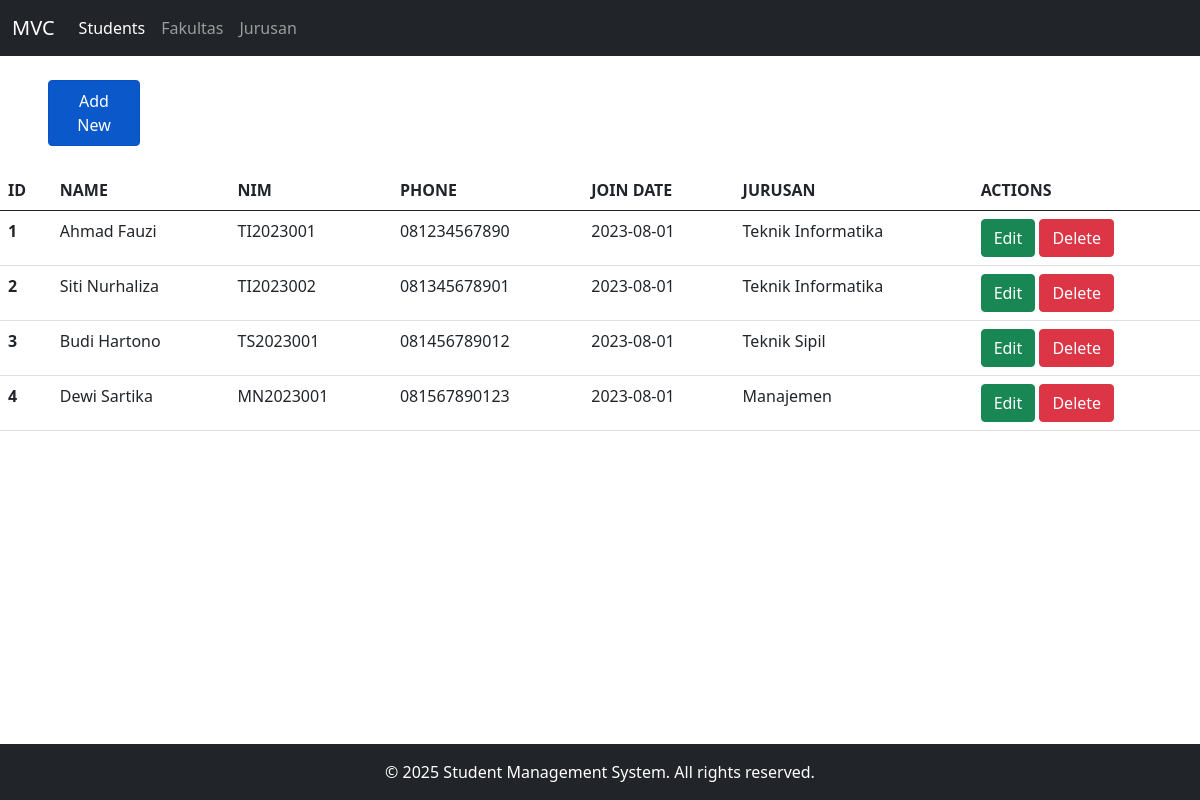
The page / on the database its author committed.
### tables this page shows
CREATE TABLE IF NOT EXISTS `students` (
    `id` int(11) NOT NULL AUTO_INCREMENT,
    `name` varchar(50) NOT NULL,
    `nim` varchar(20) NOT NULL,
    `phone` varchar(20) NOT NULL,
    `join_date` date NOT NULL DEFAULT CURRENT_DATE,
    `id_jurusan` int(11) NOT NULL,
    PRIMARY KEY (`id`),
    FOREIGN KEY (`id_jurusan`) REFERENCES `jurusan`(`id`) ON DELETE RESTRICT ON UPDATE CASCADE
);

CREATE TABLE IF NOT EXISTS `jurusan` (
    `id` int(11) NOT NULL AUTO_INCREMENT,
    `name` varchar(100) NOT NULL,
    `kaprodi` varchar(100) NOT NULL,
    `akreditasi` varchar(10),
    `tanggal_didirikan` date,
    `email` varchar(100),
    `id_fakultas` int(11) NOT NULL,
    PRIMARY KEY (`id`),
    FOREIGN KEY (`id_fakultas`) REFERENCES `fakultas`(`id`) ON DELETE RESTRICT ON UPDATE CASCADE
);

### controller/StudentsController.php (called while the page is built, shortened)
<?php
require_once "model/Students.php";
require_once "view/students.view.php";
class StudentsController implements Controller
{
    private $students;
    public function __construct()
    {
        $this->students = new Students();
    }
    public function index() {
        $students = $this->students->read();
        $view = new StudentsView();
        $view->renderIndex($students);
    }
}
?>

### model/Database.php (called while the page is built, shortened)
<?php
abstract class Database {
    private $servername = "localhost";
    private $username = "root";
    private $password = "";
    private $db_name = "tp_mvc";
    public function __construct()
    {
        try {
            $dsn = "mysql:host=" . $this->servername . ";dbname=" . $this->db_name;
            $this->conn = new PDO($dsn, $this->username, $this->password);
        } catch (PDOException $e) {
            die("Connection failed: " . $e->getMessage());
        }
    }
}
?>

### model/Students.php (called while the page is built, shortened)
<?php
require_once "model/Database.php";
class Students extends Database {
    public function read($id = null)
    {
        if ($id) {
            $sql = "SELECT students.*, jurusan.id AS jurusan_id, jurusan.name AS jurusan_name FROM students
            JOIN jurusan ON students.id_jurusan = jurusan.id
            WHERE students.id = :id";
            $stmt = $this->conn->prepare($sql);
            $stmt->bindParam(':id', $id);
        } else {
            $sql = "SELECT students.*, jurusan.id AS jurusan_id, jurusan.name AS jurusan_name FROM students
            JOIN jurusan ON students.id_jurusan = jurusan.id";
            $stmt = $this->conn->prepare($sql);
        }
        $stmt->execute();
        return $stmt->fetchAll(PDO::FETCH_ASSOC);
    }
}
?>

### view/students.view.php (the view, shortened to what this page needs)
<?php
class StudentsView {
    public function renderIndex($data) {
        include "view/layouts/header.php";
        echo '
            <div class="my-4 mx-5">
                <div class="col-1">
                <a type="button" class="btn btn-primary nav-link active" href="index.php?table=students&action=create">Add New</a>
                </div>
            </div>
            <table class="table mr-6">
                <thead>
                    <tr>
                    <th>ID</th>
                    <th>NAME</th>
                    <th>NIM</th>
                    <th>PHONE</th>
                    <th>JOIN DATE</th>
                    <th>JURUSAN</th>
                    <th>ACTIONS</th>
                    </tr>
                </thead>
                <tbody>';
        foreach ($data as $row) {
            echo "<tr>
                    <th>{$row['id']}</th>
                    <td>{$row['name']}</td>
                    <td>{$row['nim']}</td>
                    <td>{$row['phone']}</td>
                    <td>{$row['join_date']}</td>
                    <td>{$row['jurusan_name']}</td>
                    <td>
                        <a class='btn btn-success' href='index.php?table=students&action=update&id={$row['id']}'>Edit</a>
                        <a class='btn btn-danger' href='index.php?table=students&action=delete&id={$row['id']}' onclick='return confirm(\"Apakah anda yakin data ingin dihapus?\");'>Delete</a>
                    </td>
                </tr>";
        }
        echo '  </tbody>
            </table>';
        include "view/layouts/footer.php";
    }
}
?>

### index.php
<?php
$table = isset($_GET['table']) ? $_GET['table'] : null;
$action = isset($_GET['action']) ? $_GET['action'] : null;
$id = isset($_GET['id']) ? $_GET['id'] : null;
$controller = null;
if($table == 'students') {
  include "controller/StudentsController.php";
  $controller = new StudentsController();
} else if($table == 'fakultas') {
  include "controller/FakultasController.php";
  $controller = new FakultasController();
} else if($table == 'jurusan') {
  include "controller/JurusanController.php";
  $controller = new JurusanController();
} else {
    include "controller/StudentsController.php";
    $controller = new StudentsController();
}
if($action == 'index') {
  $controller->index();
} elseif($action == 'create') {
  $controller->create();
} elseif($action == 'update') {
  $controller->update($id);
} elseif($action == 'delete') {
  $controller->delete($id);
} else {
  $controller->index();
}
?>

### view/layouts/header.php (shortened to what this page needs)
<!DOCTYPE html>
<html lang="en">
<head>
    <link rel= "stylesheet" href="addons/bootstrap.min.css">
</head>
<body>
    <nav class="navbar navbar-expand-lg navbar-dark bg-dark">
        <div class="container-fluid">
        <a class="navbar-brand" href="index.php">MVC</a>
        <div class="collapse navbar-collapse" id="navbarNav">
            <ul class="navbar-nav">
            <?php $currentTable = $_GET['table'] ?? 'students'; ?>
            <li class="nav-item">
                <a class="nav-link <?= $currentTable == 'students' ? 'active' : '' ?>" href="index.php?table=students&action=index">Students</a>
            </li>
            <li class="nav-item">
                <a class="nav-link <?= $currentTable == 'fakultas' ? 'active' : '' ?>" href="index.php?table=fakultas&action=index">Fakultas</a>
            </li>
            <li class="nav-item">
                <a class="nav-link <?= $currentTable == 'jurusan' ? 'active' : '' ?>" href="index.php?table=jurusan&action=index">Jurusan</a>
            </li>
            </ul>
        </div>
        </div>
    </nav>
</body>
</html>

### view/layouts/footer.php
    <footer class="bg-dark text-white text-center py-3 mt-5" style="position: fixed; bottom: 0; width: 100%;">
        <div class="container">
            <p class="mb-0">© <?php echo date('Y'); ?> Student Management System. All rights reserved.</p>
        </div>
    </footer>
</body>
</html>

### rows shown on the page
students: id "1", name "Ahmad Fauzi", nim "TI2023001", phone "081234567890", join_date "2023-08-01", id_jurusan.name "Teknik Informatika"
students: id "2", name "Siti Nurhaliza", nim "TI2023002", phone "081345678901", join_date "2023-08-01", id_jurusan.name "Teknik Informatika"
students: id "3", name "Budi Hartono", nim "TS2023001", phone "081456789012", join_date "2023-08-01", id_jurusan.name "Teknik Sipil"
students: id "4", name "Dewi Sartika", nim "MN2023001", phone "081567890123", join_date "2023-08-01", id_jurusan.name "Manajemen"
